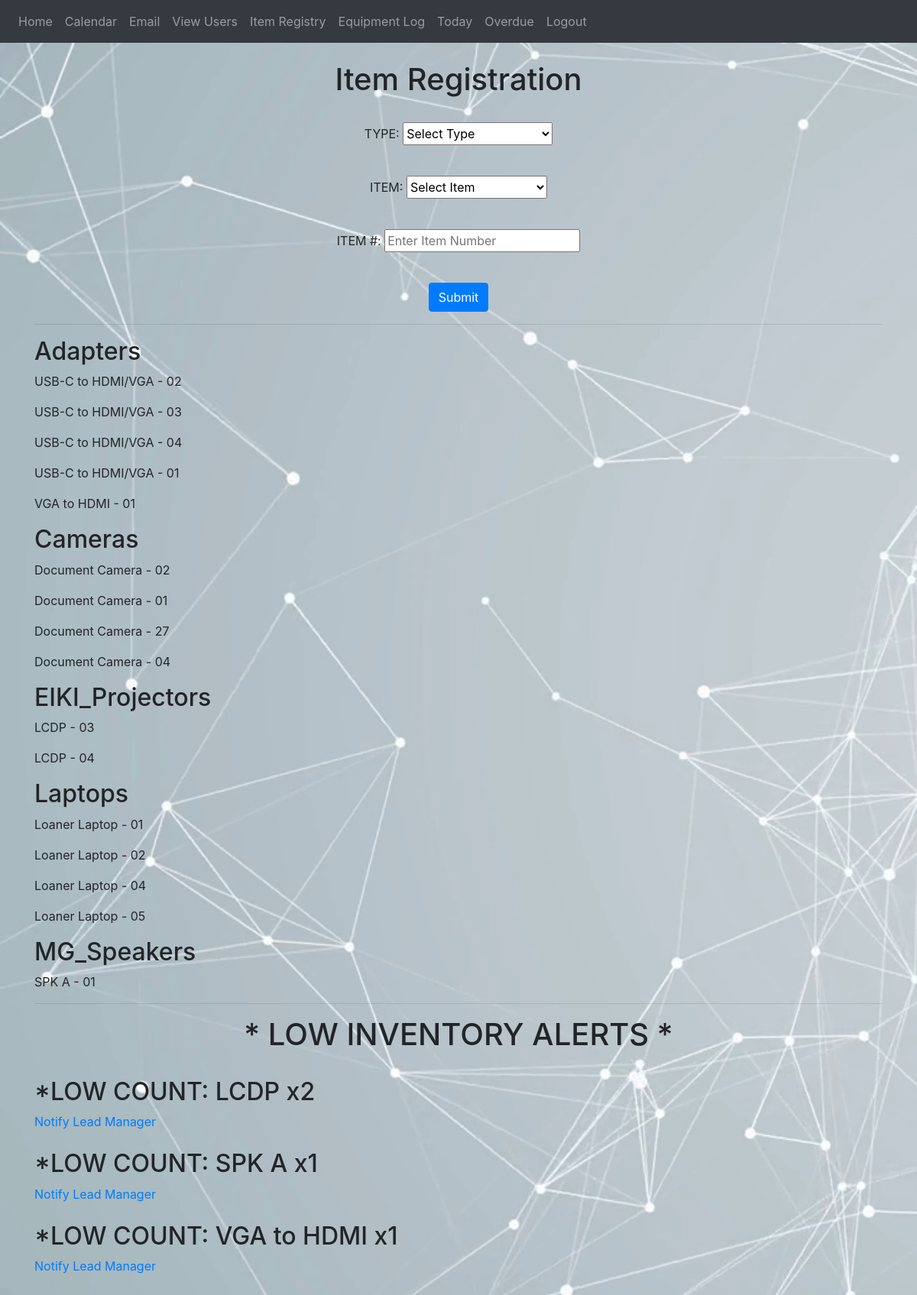
Page /tech/item_log (signed in) on the committed database.
### website/models.py (models this page shows)
class InventoryIn(db.Model):
    id = db.Column(db.Integer, primary_key=True)
    item_name = db.Column(db.String(150))
    item_number = db.Column(db.Integer)
    item_type = db.Column(db.String(75))
    dateIn = db.Column(db.DateTime, index=True, default=func.now())

class InventoryOut(db.Model):
    id = db.Column(db.Integer, primary_key=True)
    item_name = db.Column(db.String(150))
    item_type = db.Column(db.String(75))
    item_number = db.Column(db.Integer)
    dateOut = db.Column(db.DateTime, index=True, default=func.now())
    user_email = db.Column(db.String(150))
    returnDate = db.Column(db.DateTime, index=True, default=func.now())

### website/auth.py (the view)
@auth.route('/tech/item_log', methods=['GET', 'POST'])
@login_required
def log_item():
    inventory_in = InventoryIn.query.order_by(InventoryIn.item_type.asc()).all()
    inventory_out = InventoryOut.query.order_by(InventoryOut.item_type.asc()).all()
    lead = User.query.filter_by(department='LEAD').first()
    full_inventory = []
    for x in inventory_in:
        full_inventory.append(x)
    for x in inventory_out:
        full_inventory.append(x)
    item_types = []
    for x in inventory_in:
        if x.item_type not in item_types:
            item_types.append(x.item_type)
    for x in inventory_out:
        if x.item_type not in item_types:
            item_types.append(x.item_type)
    item_names = []
    for x in inventory_in:
        if x.item_name not in item_names:
            item_names.append(x.item_name)
    for x in inventory_out:
        if x.item_name not in item_names:
            item_names.append(x.item_name)
    item_counts = []
    for x in item_names:
        counter = 0
        for y in full_inventory:
            if x == y.item_name:
                counter += 1
        item_counts.append(counter)
    if current_user.department == 'MANAGER' or current_user.department == 'ITSC' or current_user.department == 'LEAD':
        if request.method == 'POST':
            item_name = request.form.get('item_name')
            item_number = request.form.get('item_number')
            item_type = request.form.get('item_type')
            new_item = InventoryIn(item_name=item_name,
                                   item_number=int(item_number),
                                   item_type=item_type,
                                   dateIn=datetime.utcnow()-timedelta(hours=5))
            db.session.add(new_item)
            db.session.commit()
            flash('Item Registered!', category='success')
            return redirect(url_for('auth.log_item'))
    else:
        flash('Access Restricted', category='error')
        return redirect(url_for('routes.home'))
    return render_template("item_log.html", user=current_user, lead=lead,
                           item_names=item_names, item_counts=item_counts, item_types=item_types,
                           full_inventory=full_inventory, min=min(item_counts))

### website/__init__.py (called while the page is built)
def create_app():
    app = Flask(__name__)
    app.config['SECRET_KEY'] = 'hjshjhdjah kjshkjdhjs'
    app.config['SQLALCHEMY_DATABASE_URI'] = f'sqlite:///{DB_NAME}'
    app.config['SQLALCHEMY_TRACK_MODIFICATIONS'] = True
    db.init_app(app)
    from .routes import routes
    from .auth import auth
    app.register_blueprint(routes, url_prefix='/')
    app.register_blueprint(auth, url_prefix='/')
    from .models import User, Ticket
    create_database(app)
    login_manager = LoginManager()
    login_manager.login_view = 'auth.login'
    login_manager.init_app(app)
    @login_manager.user_loader
    def load_user(id):
        return User.query.get(int(id))
    return app

### website/templates/item_log.html (shortened to what this page needs)
{% extends "base.html" %} {% block title %}Item Registry{% endblock %} {% block content %}
<form method="POST" align="center">
  <br />
  <h1 align="center">Item Registration</h1>
  <br />
  <div class="form-group">
    TYPE:
    <select name="item_type">
    <option hidden="">Select Type</option>
    </select>
  </div>
  <br />
  <div class="form-group">
  ITEM:
  <select name="item_name">
    <option hidden="">Select Item</option>
  </select>
  </div>
  <br />
  <div class="form-group">
    ITEM #:
    <input name="item_number" type="number" min="1" placeholder="Enter Item Number"/>
  </div>
  <br />
  <button type="submit" class="btn btn-primary">Submit</button>
</form>
<hr />
{% for type in item_types %}
<h2>{{ type }}s</h2>
    {% for name in item_names %}
      {% for item in full_inventory %}
        {% if item.item_name == name and item.item_type == type %}
          <p>{{ item.item_name.replace('_', ' ') }} - {% if item.item_number < 10 %}0{% endif %}{{ item.item_number }}</p>
        {% endif %}
      {% endfor %}
    {% endfor %}
{% endfor %}
<hr />
{% if min <= 3 %}
  <h1 align="center">* LOW INVENTORY ALERTS *</h1>
  <br />
    {% for name in item_names %}
      {% if item_counts[item_names.index(name)] <= 3 %}
        <h2>*LOW COUNT: {{ name.replace('_', ' ') }} x{{ item_counts[item_names.index(name)] }}</h2>
          <a href="mailto: {{ lead.email }}?subject=*ALERT*&body=The item count for {{ name }} is running low.">Notify Lead Manager</a>
          <br /><br />
      {% endif %}
    {% endfor %}
{% endif %}
{% endblock %}

### rows in the picture
InventoryIn: item_type "Adapter", item_name.replace "USB-C to HDMI/VGA", shows "0", item_number "2"
InventoryIn: item_name.replace "USB-C to HDMI/VGA", shows "0", item_number "3"
InventoryIn: item_name.replace "USB-C to HDMI/VGA", shows "0", item_number "4"
InventoryOut: item_name.replace "USB-C to HDMI/VGA", shows "0", item_number "1"
InventoryOut: item_name.replace "VGA to HDMI", shows "0", item_number "1", replace "VGA to HDMI", item_name "1"
InventoryIn: item_type "Camera", item_name.replace "Document Camera", shows "0", item_number "2"
InventoryIn: item_name.replace "Document Camera", shows "0", item_number "1"
InventoryIn: item_name.replace "Document Camera", item_number "27"
InventoryIn: item_name.replace "Document Camera", shows "0", item_number "4"
InventoryIn: item_type "EIKI_Projector", item_name.replace "LCDP", shows "0", item_number "3", replace "LCDP", item_name "2"
InventoryIn: item_name.replace "LCDP", shows "0", item_number "4"
InventoryIn: item_type "Laptop", item_name.replace "Loaner Laptop", shows "0", item_number "1"
InventoryIn: item_name.replace "Loaner Laptop", shows "0", item_number "2"
InventoryIn: item_name.replace "Loaner Laptop", shows "0", item_number "4"
InventoryIn: item_name.replace "Loaner Laptop", shows "0", item_number "5"
InventoryIn: item_type "MG_Speaker", item_name.replace "SPK A", shows "0", item_number "1", replace "SPK A", item_name "1"
